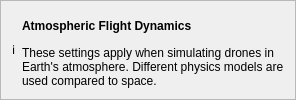
                                <widget class="QFrame" name="infoFrame">
                                    <property name="styleSheet">
                                        <string notr="true">#infoFrame {
                                            background-color: rgba(59, 130, 246, 0.1);
                                            border: 1px solid #2563eb;
                                            border-radius: 8px;
                                            }</string>
                                    </property>
                                    <property name="frameShape">
                                        <enum>QFrame::StyledPanel</enum>
                                    </property>
                                    <property name="frameShadow">
                                        <enum>QFrame::Raised</enum>
                                    </property>
                                    <layout class="QHBoxLayout" name="horizontalLayout">
                                        <item>
                                            <widget class="QLabel" name="iconLabel">
                                                <property name="sizePolicy">
                                                    <sizepolicy hsizetype="Fixed" vsizetype="Fixed">
                                                        <horstretch>0</horstretch>
                                                        <verstretch>0</verstretch>
                                                    </sizepolicy>
                                                </property>
                                                <property name="text">
                                                    <string>ℹ️</string>
                                                </property>
                                                <property name="alignment">
                                                    <set>Qt::AlignTop</set>
                                                </property>
                                            </widget>
                                        </item>
                                        <item>
                                            <layout class="QVBoxLayout" name="warningTextLayout">
                                                <item>
                                                    <widget class="QLabel" name="warningTitleLabel">
                                                        <property name="text">
                                                            <string>Atmospheric Flight Dynamics</string>
                                                        </property>
                                                        <property name="font">
                                                            <font>
                                                                <weight>75</weight>
                                                                <bold>true</bold>
                                                            </font>
                                                        </property>
                                                    </widget>
                                                </item>
                                                <item>
                                                    <widget class="QLabel" name="warningDescriptionLabel">
                                                        <property name="text">
                                                            <string>These settings apply when simulating drones in Earth's atmosphere. Different physics models are used compared to space.</string>
                                                        </property>
                                                        <property name="wordWrap">
                                                            <bool>true</bool>
                                                        </property>
                                                    </widget>
                                                </item>
                                            </layout>
                                        </item>
                                    </layout>
                                </widget>
